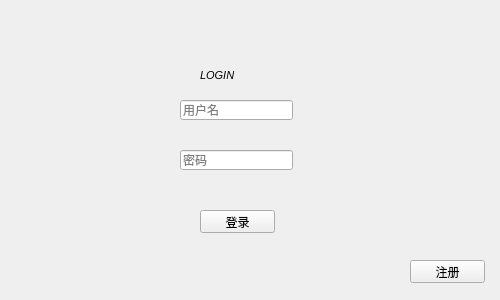
<?xml version="1.0" encoding="UTF-8"?>
<ui version="4.0">
 <class>Form</class>
 <widget class="QWidget" name="Form">
  <property name="geometry">
   <rect>
    <x>0</x>
    <y>0</y>
    <width>500</width>
    <height>300</height>
   </rect>
  </property>
  <property name="minimumSize">
   <size>
    <width>500</width>
    <height>300</height>
   </size>
  </property>
  <property name="maximumSize">
   <size>
    <width>500</width>
    <height>300</height>
   </size>
  </property>
  <property name="mouseTracking">
   <bool>false</bool>
  </property>
  <property name="windowTitle">
   <string>登录</string>
  </property>
  <property name="windowIcon">
   <iconset>
    <normaloff>images/icon.jpg</normaloff>images/icon.jpg</iconset>
  </property>
  <property name="styleSheet">
   <string notr="true"/>
  </property>
  <widget class="QLabel" name="label_2">
   <property name="geometry">
    <rect>
     <x>200</x>
     <y>50</y>
     <width>111</width>
     <height>51</height>
    </rect>
   </property>
   <property name="font">
    <font>
     <family>Arial</family>
     <pointsize>8</pointsize>
     <weight>9</weight>
     <italic>true</italic>
     <bold>false</bold>
    </font>
   </property>
   <property name="styleSheet">
    <string notr="true">font: 6pt &quot;Arial&quot;;
font: 75 italic 8pt &quot;Arial&quot;;</string>
   </property>
   <property name="text">
    <string>LOGIN</string>
   </property>
  </widget>
  <widget class="QLineEdit" name="edit_username">
   <property name="geometry">
    <rect>
     <x>180</x>
     <y>100</y>
     <width>113</width>
     <height>20</height>
    </rect>
   </property>
   <property name="placeholderText">
    <string>用户名</string>
   </property>
  </widget>
  <widget class="QLineEdit" name="edit_password">
   <property name="geometry">
    <rect>
     <x>180</x>
     <y>150</y>
     <width>113</width>
     <height>20</height>
    </rect>
   </property>
   <property name="placeholderText">
    <string>密码</string>
   </property>
  </widget>
  <widget class="QPushButton" name="btn_login">
   <property name="geometry">
    <rect>
     <x>200</x>
     <y>210</y>
     <width>75</width>
     <height>23</height>
    </rect>
   </property>
   <property name="text">
    <string>登录</string>
   </property>
  </widget>
  <widget class="QPushButton" name="btn_regeist">
   <property name="geometry">
    <rect>
     <x>410</x>
     <y>260</y>
     <width>75</width>
     <height>23</height>
    </rect>
   </property>
   <property name="text">
    <string>注册</string>
   </property>
  </widget>
 </widget>
 <resources/>
 <connections/>
</ui>
